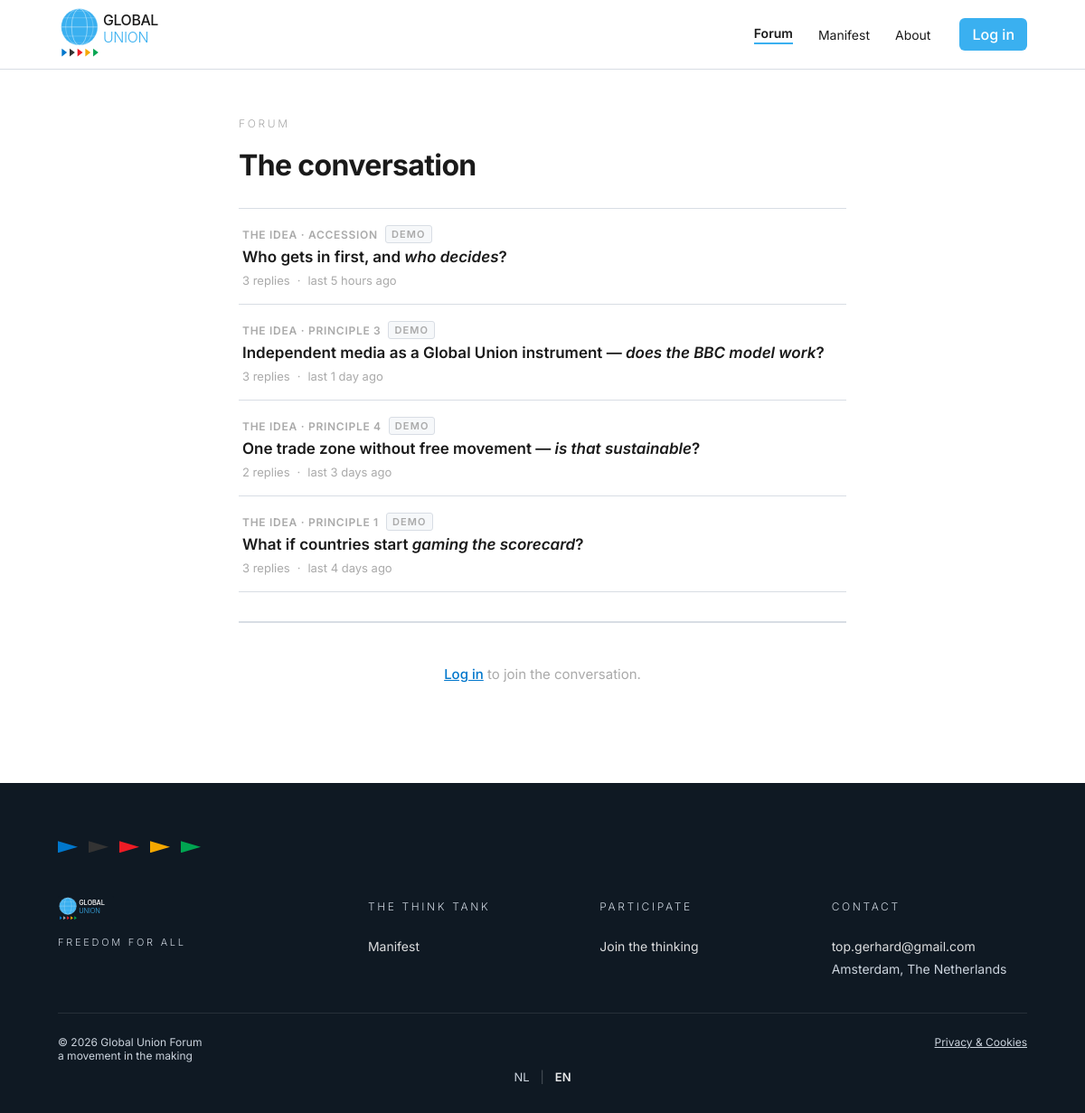
Page /forum on the committed database.
### app/models.py (models this page shows, shortened)
class Thread(db.Model):
    __tablename__ = "threads"
    id           = db.Column(db.Integer, primary_key=True)
    eyebrow_nl   = db.Column(db.String(200), nullable=False)
    eyebrow_en   = db.Column(db.String(200), nullable=False)
    title_prefix_nl = db.Column(db.String(300), nullable=False, default='')
    title_accent_nl = db.Column(db.String(200), nullable=True)
    title_suffix_nl = db.Column(db.String(50),  nullable=False, default='')
    title_prefix_en = db.Column(db.String(300), nullable=False, default='')
    title_accent_en = db.Column(db.String(200), nullable=True)
    title_suffix_en = db.Column(db.String(50),  nullable=False, default='')
    is_closed    = db.Column(db.Boolean, nullable=False, default=False)
    is_demo      = db.Column(db.Boolean, nullable=False, default=False)
    created_at   = db.Column(db.DateTime, default=datetime.utcnow)
    posts        = db.relationship('Post', backref='thread', lazy=True,
                                   order_by='Post.created_at')

### app/routes.py (the view)
@main.route('/forum')
def forum():
    _seed_forum()
    return render_template('forum/index.html', threads=_thread_list(closed=False))

### app/__init__.py (called while the page is built, shortened)
def _ensure_admin_user():
    from app.models import User
    from flask_bcrypt import Bcrypt
    _bcrypt = Bcrypt()
    user = User.query.filter_by(email=ADMIN_EMAIL).first()
    anne_email = 'anne.top@globalunionforum.org'

### app/models.py (called while the page is built)
    @property
    def time_ago(self):
        delta = datetime.utcnow() - self.created_at
        d, s = delta.days, delta.seconds
        if d >= 2:
            return {'nl': f'{d} dagen geleden', 'en': f'{d} days ago'}
        if d == 1:
            return {'nl': '1 dag geleden', 'en': '1 day ago'}
        h = s // 3600
        if h >= 1:
            return {'nl': f'{h} uur geleden', 'en': f'{h} hour{"s" if h > 1 else ""} ago'}
        m = s // 60
        if m >= 1:
            return {'nl': f'{m} min geleden', 'en': f'{m} min ago'}
        return {'nl': 'zojuist', 'en': 'just now'}

### app/routes.py (called while the page is built, shortened)
@main.before_request
def enforce_session_timeout():
    if not current_user.is_authenticated:
        return

def _seed_forum():
    if Thread.query.filter_by(is_demo=True).first():
        return

def _thread_list(closed=False):
    last_post_sq = (
        db.session.query(Post.thread_id, func.max(Post.created_at).label('last_at'))
        .group_by(Post.thread_id)
        .subquery()
    )
    rows = (
        Thread.query
        .filter(Thread.is_closed == closed)
        .outerjoin(last_post_sq, Thread.id == last_post_sq.c.thread_id)
        .add_columns(last_post_sq.c.last_at)
        .order_by(last_post_sq.c.last_at.desc().nulls_last(), Thread.created_at.desc())
        .all()
    )
    result = []
    for thread, _ in rows:
        last_post_obj = thread.posts[-1] if thread.posts else None
        result.append({
            'thread': thread,
            'reply_count': len(thread.posts),
            'last_time_ago': last_post_obj.time_ago if last_post_obj else None,
        })
    return result

### app/templates/forum/index.html (shortened to what this page needs)
{% extends "base.html" %}
{% block content_outer %}{% block content %}
<main class="gu-forum" lang="{{ lang }}">
  <div class="gu-forum__inner">
    <div class="gu-forum__topbar">
      <header class="gu-forum__indexhead">
        <p class="gu-eyebrow">Forum</p>
        <h1 class="gu-forum__title">{% if lang == 'nl' %}Het gesprek{% else %}The conversation{% endif %}</h1>
      </header>
    </div>
    {% if threads %}
    <ul class="gu-threadlist">
      {% for item in threads %}
      {% set t = item.thread %}
      <li class="gu-threadlist__row{% if t.is_closed %} gu-threadlist__row--closed{% endif %}">
        <a class="gu-threadlist__link" href="{{ url_for('main.forum_thread', thread_id=t.id) }}">
          <span class="gu-threadlist__eyebrow">
            {{ t.eyebrow_nl if lang == 'nl' else t.eyebrow_en }}
            {% if t.is_demo %}
              <span class="gu-forum__demo-badge">Demo</span>
            {% endif %}
          </span>
          <span class="gu-threadlist__title">
            {%- if lang == 'nl' -%}
              {{ t.title_prefix_nl }}{% if t.title_accent_nl %} <em>{{ t.title_accent_nl }}</em>{% endif %}{{ t.title_suffix_nl }}
            {%- else -%}
              {{ t.title_prefix_en }}{% if t.title_accent_en %} <em>{{ t.title_accent_en }}</em>{% endif %}{{ t.title_suffix_en }}
            {%- endif -%}
          </span>
          <span class="gu-threadlist__meta">
            <span>{{ item.reply_count }} {% if lang == 'nl' %}reactie{{ 's' if item.reply_count != 1 else '' }}{% else %}repl{{ 'ies' if item.reply_count != 1 else 'y' }}{% endif %}</span>
            {% if item.last_time_ago %}
              <span aria-hidden="true">·</span>
              <span>{% if lang == 'nl' %}laatst {% else %}last {% endif %}{{ item.last_time_ago[lang] }}</span>
            {% endif %}
          </span>
        </a>
      </li>
      {% endfor %}
    </ul>
    {% else %}
    <p class="gu-threadlist__empty">
      {% if lang == 'nl' %}Nog geen gesprekken. Start het eerste gesprek.{% else %}No conversations yet. Start the first one.{% endif %}
    </p>
    {% endif %}
    {% if not current_user.is_authenticated %}
    <div class="gu-composer gu-composer--locked" style="margin-top:32px;">
      <p>
        <a href="{{ url_for('main.login') }}">{% if lang == 'nl' %}Log in{% else %}Log in{% endif %}</a>
        {% if lang == 'nl' %}om mee te doen aan het gesprek.{% else %}to join the conversation.{% endif %}
      </p>
    </div>
    {% endif %}
  </div>
</main>
{% endblock %}{% endblock %}

### app/templates/base.html (shortened to what this page needs)
<!DOCTYPE html>
<html lang="{{ lang }}">
<head>
    <link rel="stylesheet" href="{{ url_for('static', filename='css/colors_and_type.css') }}">
    <link rel="stylesheet" href="{{ url_for('static', filename='css/kit.css') }}">
    <link rel="stylesheet" href="{{ url_for('static', filename='css/style.css') }}">
</head>
<body>
    <div class="page-wrapper">
        {% include '_header.html' %}
        <main class="main-content">
            {% block content_outer %}<div class="gu-container">{% block content %}{% endblock %}</div>{% endblock %}
        </main>
        {% include '_footer.html' %}
    </div>
</body>
</html>

### app/templates/_header.html (shortened to what this page needs)
{% set header_variant = header_variant | default('paper') %}
<header class="gu-header gu-header--{{ header_variant }}" id="siteHeader">
  <a class="gu-header__brand" href="{{ url_for('main.index') }}">
    <img src="{{ url_for('static', filename='assets/logo-navbar-' + ('dark' if header_variant == 'night' else 'transparent') + '.svg') }}"
         alt="Global Union" height="60">
  </a>
  <nav class="gu-header__nav" id="siteNav" aria-label="Navigatie">
    <a href="{{ url_for('main.forum') }}"
       {% if request.endpoint and request.endpoint.startswith('main.forum') %}class="is-active"{% endif %}>Forum</a>
    <a href="{{ url_for('main.manifest') }}"
       {% if request.endpoint == 'main.manifest' %}class="is-active"{% endif %}>Manifest</a>
    <a href="{{ url_for('main.about') }}"
       {% if request.endpoint == 'main.about' %}class="is-active"{% endif %}>{{ _('About') }}</a>
  </nav>
  <div class="gu-header__end">
    {% if current_user.is_authenticated %}
    <div class="gu-header__avatar-wrap" id="avatarWrap">
      <button class="gu-header__avatar" id="avatarBtn" aria-expanded="false" aria-haspopup="true"
              title="{{ current_user.first_name }} {{ current_user.last_name }}">
        {{ current_user.first_name[0] | upper }}{{ current_user.last_name[0] | upper }}
      </button>
      <div class="gu-header__dropdown" id="avatarDropdown" hidden>
        <p class="gu-header__dropdown-name">{{ current_user.first_name }} {{ current_user.last_name }}</p>
        <a href="{{ url_for('main.profile') }}" class="gu-header__dropdown-item">{{ _('Profile') }}</a>
        {% if current_user.is_admin %}
        <a href="{{ url_for('main.admin_dashboard') }}" class="gu-header__dropdown-item">Admin</a>
        {% endif %}
        {% if current_user.is_moderator and not current_user.is_admin %}
        <a href="{{ url_for('main.moderator_dashboard') }}" class="gu-header__dropdown-item">Moderator</a>
        {% endif %}
        <hr class="gu-header__dropdown-divider">
        <a href="{{ url_for('main.logout') }}" class="gu-header__dropdown-item">{{ _('Log out') }}</a>
      </div>
    </div>
    {% else %}
    <a href="{{ url_for('main.login') }}" class="gu-header__cta">
      {{ _('Log in') }}
    </a>
    {% endif %}
  </div>
</header>

### app/templates/_footer.html
<footer class="gu-footer">
  <div class="gu-container">
  <div class="gu-footer__flags">
    <span class="gu-arrow gu-arrow--lg" style="background: #0077cc"></span>
    <span class="gu-arrow gu-arrow--lg" style="background: #333333"></span>
    <span class="gu-arrow gu-arrow--lg" style="background: #ee1c25"></span>
    <span class="gu-arrow gu-arrow--lg" style="background: #f5a800"></span>
    <span class="gu-arrow gu-arrow--lg" style="background: #00a551"></span>
  </div>
  <div class="gu-footer__grid">
    <div class="gu-footer__brand">
      <img src="{{ url_for('static', filename='assets/logo-navbar-dark.svg') }}" alt="Global Union" height="28">
      <p class="gu-payoff gu-payoff--on-night">{{ _('Freedom for all') }}</p>
    </div>
    <div>
      <p class="gu-eyebrow gu-eyebrow--on-night">{{ _('The Think Tank') }}</p>
      <ul>
        <li><a href="{{ url_for('main.manifest') }}">Manifest</a></li>
      </ul>
    </div>
    <div>
      <p class="gu-eyebrow gu-eyebrow--on-night">{{ _('Participate') }}</p>
      <ul>
        <li><a href="{{ url_for('main.forum') }}">{{ _('Join the thinking') }}</a></li>
      </ul>
    </div>
    <div>
      <p class="gu-eyebrow gu-eyebrow--on-night">{{ _('Contact') }}</p>
      <ul>
        <li><a href="mailto:top.gerhard@gmail.com">top.gerhard@gmail.com</a></li>
        <li>{{ _('Amsterdam, The Netherlands') }}</li>
      </ul>
    </div>
  </div>
  <div class="gu-footer__legal">
    <span>&copy; 2026 Global Union Forum<br>{{ _('a movement in the making') }}</span>
    <span><a href="{{ url_for('main.privacy') }}">Privacy &amp; Cookies</a></span>
  </div>
  {% if not current_user.is_authenticated %}
  <div class="gu-footer__lang">
    <a href="{{ url_for('main.set_lang', code='nl') }}"
       class="{% if lang == 'nl' %}is-active{% endif %}">NL</a>
    <span class="gu-footer__lang-sep">|</span>
    <a href="{{ url_for('main.set_lang', code='en') }}"
       class="{% if lang == 'en' %}is-active{% endif %}">EN</a>
  </div>
  {% endif %}
  </div>
</footer>

### app/static/css/colors_and_type.css (style rules this page uses)
:root { --gu-globe: #3ab0f0; --gu-globe-deep: #0077cc; --gu-ink: #1a1a1a; --gu-night: #0f1923; --gu-paper: #ffffff; --gu-payoff: #aaaaaa; --gu-europe: #0077cc; --gu-asia: #333333; --gu-americas: #ee1c25; --gu-africa: #f5a800; --gu-oceania: #00a551; --gu-n-50: #f6f8fa; --gu-n-100: #eceff3; --gu-n-200: #d8dde4; --gu-n-300: #b9c1cc; --gu-n-400: #8a95a3; --gu-n-500: #5e6877; --gu-n-600: #3f4753; --gu-n-700: #2a313b; --gu-n-800: #1a212b; --gu-n-900: #0f1923; --gu-bg: var(--gu-paper); --gu-bg-soft: var(--gu-n-50); --gu-bg-night: var(--gu-night); --gu-fg-1: var(--gu-ink); --gu-fg-2: var(--gu-n-600); --gu-fg-3: var(--gu-payoff); --gu-fg-on-night: var(--gu-paper); --gu-fg-on-night-2:#cbd3dd; --gu-border: var(--gu-n-200); --gu-border-strong:var(--gu-n-300); --gu-border-night: rgba(255,255,255,0.12); --gu-link: var(--gu-globe-deep); --gu-link-hover: #005ea3; --gu-success: var(--gu-oceania); --gu-warning: var(--gu-africa); --gu-danger: var(--gu-americas); --gu-info: var(--gu-globe); --gu-font-sans: 'Inter', -apple-system, BlinkMacSystemFont, 'Helvetica Neue', Arial, sans-serif; --gu-font-mono: ui-monospace, 'SF Mono', Menlo, Consolas, monospace; --gu-w-light: 300; --gu-w-regular: 400; --gu-w-medium: 500; --gu-w-semibold: 600; --gu-fs-display: 88px; --gu-lh-display: 0.95; --gu-fs-h1: 56px; --gu-lh-h1: 1.05; --gu-fs-h2: 40px; --gu-lh-h2: 1.1; --gu-fs-h3: 28px; --gu-lh-h3: 1.2; --gu-fs-h4: 20px; --gu-lh-h4: 1.3; --gu-fs-body-lg: 18px; --gu-lh-body-lg: 1.55; --gu-fs-body: 16px; --gu-lh-body: 1.55; --gu-fs-small: 14px; --gu-lh-small: 1.5; --gu-fs-caption: 12px; --gu-lh-caption: 1.4; --gu-track-payoff: 0.25em; --gu-track-tight: -0.02em; --gu-track-eyebrow: 0.18em; --gu-space-1: 4px; --gu-space-2: 8px; --gu-space-3: 12px; --gu-space-4: 16px; --gu-space-5: 24px; --gu-space-6: 32px; --gu-space-7: 48px; --gu-space-8: 64px; --gu-space-9: 96px; --gu-radius-sm: 4px; --gu-radius-md: 8px; --gu-radius-lg: 14px; --gu-radius-pill: 999px; --gu-shadow-sm: 0 1px 2px rgba(15, 25, 35, 0.06); --gu-shadow-md: 0 4px 14px rgba(15, 25, 35, 0.08); --gu-shadow-lg: 0 18px 40px -12px rgba(15, 25, 35, 0.18); --gu-shadow-ring: 0 0 0 4px rgba(58, 176, 240, 0.20); --gu-ease: cubic-bezier(.2,.7,.2,1); --gu-ease-out: cubic-bezier(.16,1,.3,1); --gu-dur-fast: 120ms; --gu-dur: 220ms; --gu-dur-slow: 420ms; }

### rows in the picture
Thread: eyebrow_en "THE IDEA · ACCESSION", title_prefix_en "Who gets in first, and", title_accent_en "who decides", title_suffix_en "?"
Thread: eyebrow_en "THE IDEA · PRINCIPLE 3", title_prefix_en "Independent media as a Global Union instrument —", title_accent_en "does the BBC model work", title_suffix_en "?"
Thread: eyebrow_en "THE IDEA · PRINCIPLE 4", title_prefix_en "One trade zone without free movement —", title_accent_en "is that sustainable", title_suffix_en "?"
Thread: eyebrow_en "THE IDEA · PRINCIPLE 1", title_prefix_en "What if countries start", title_accent_en "gaming the scorecard", title_suffix_en "?"

### other values in the picture
{{ item.reply_count }} "3" "3" "2" "3"
{{ 'ies' if item.reply_count != 1 else 'y' }} "ies" "ies" "ies" "ies"
{{ item.last_time_ago[lang] }} "5 hours ago" "1 day ago" "3 days ago" "4 days ago"
